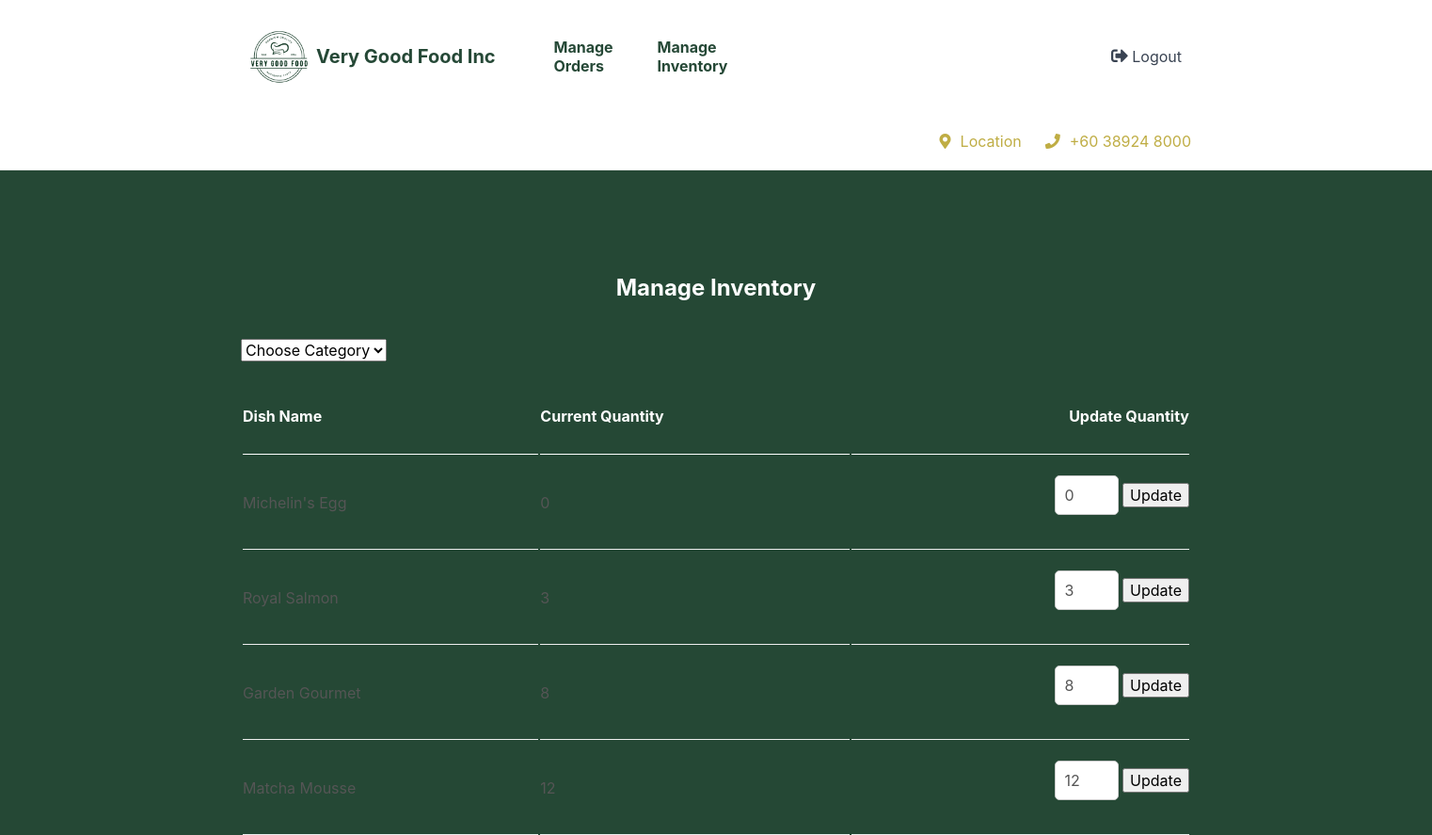
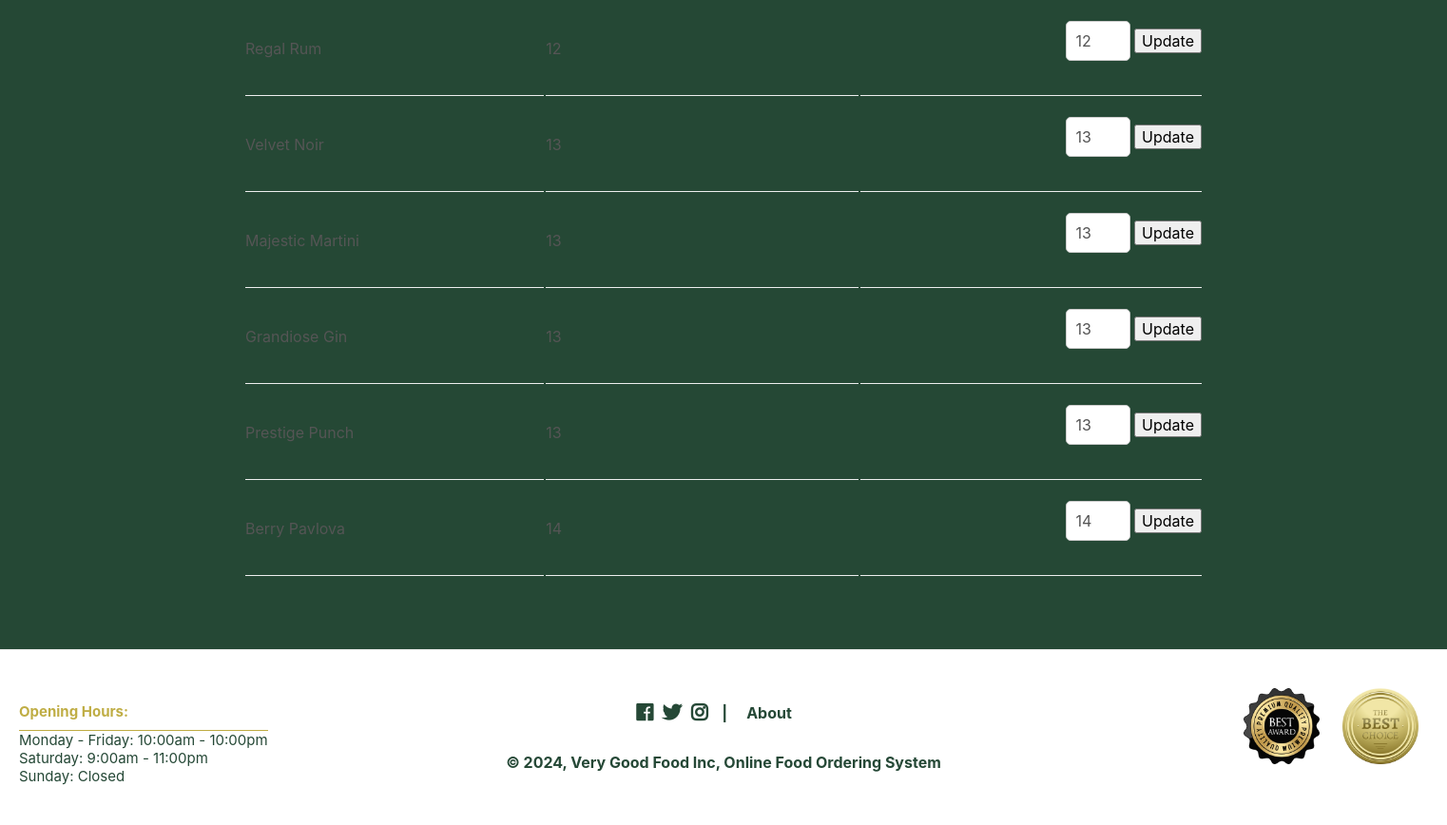
/index.php?page=managedishes (signed in), run on the app's committed database (2 pictures, top to bottom).
### tables this page shows
CREATE TABLE `dishes` (
  `id` int(11) NOT NULL,
  `name` varchar(200) NOT NULL,
  `description` text NOT NULL,
  `price` decimal(7,2) NOT NULL,
  `quantity` int(11) NOT NULL,
  `img` text NOT NULL,
  `category_id` int(11) NOT NULL
);

### managedishes.php (the view, shortened to what this page needs)
<?php
$num_dishes_on_page = 10;
$current_page = isset($_GET['p']) && is_numeric($_GET['p']) ? (int)$_GET['p'] : 1;
$selected_category = isset($_GET['category_id']) ? $_GET['category_id'] : false;
if ($selected_category) {
    $stmt = $pdo->prepare('SELECT id, name, quantity FROM dishes WHERE category_id = :category_id LIMIT :current_page, :record_per_page');
    $stmt->bindValue(':category_id', $_GET['category_id'], PDO::PARAM_STR);
    $stmt->bindValue(':current_page', ($current_page - 1) * $num_dishes_on_page, PDO::PARAM_INT);
    $stmt->bindValue(':record_per_page', $num_dishes_on_page, PDO::PARAM_INT);
    $stmt->execute();
    $dishes = $stmt->fetchAll(PDO::FETCH_ASSOC);
    if (!$dishes) {
        error_page('Dishes not found', 'No dishes loaded');
        error_log('Cannot get dishes from database.');
        exit();
    }
}
else {
    $stmt = $pdo->prepare('SELECT id, name, quantity FROM dishes ORDER BY quantity LIMIT :current_page, :record_per_page');
    $stmt->bindValue(':current_page', ($current_page - 1) * $num_dishes_on_page, PDO::PARAM_INT);
    $stmt->bindValue(':record_per_page', $num_dishes_on_page, PDO::PARAM_INT);
    $stmt->execute();
    $dishes = $stmt->fetchAll(PDO::FETCH_ASSOC);
}
?>
<?=template_header('Manage Inventory')?>
<div class="cart content-wrapper">
    <h1>Manage Inventory</h1>
    <form method="get" action="index.php?page=managedishes">
        <select name="category_id" onchange="this.form.submit()">
            <option value="">Choose Category</option>
        </select>
    </form>
    <table>
            <thead>
                <tr>
                    <td>Dish Name</td>
                    <td>Current Quantity</td>
                    <td>Update Quantity</td>
                </tr>
            </thead>
            <tbody>
                <?php foreach ($dishes as $dish): ?>
                <tr>
                    <td><?=$dish['name']?></td>
                    <td><?=$dish['quantity']?></td>
                    <td>
                        <form method="post" action="index.php?page=managedishes">
                            <input type="number" name="update_quantity" value="<?=$dish['quantity']?>" min="0" placeholder="New Qty" required>
                            <input type="submit" value="Update">
                        </form>
                    </td>
                </tr>
                <?php endforeach; ?>
            </tbody>
        </table>
    <div class="buttons">
    </div>
</div>
<?=template_footer()?>

### functions.php (shortened to what this page needs)
<?php
function template_header($title) {
$num_items_in_cart = isset($_SESSION['num_items_in_cart']) ? ($_SESSION['num_items_in_cart']) : 0;
$name = isset($_SESSION['username']) ? (htmlspecialchars($_SESSION['username'], ENT_QUOTES)) : "";
$greeting = isset($_SESSION['loggedin']) && ($_SESSION['role_id'] == 1) ? "<h2>Hi $name, what are you craving?</h2>" : "";
$home = isset($_SESSION['loggedin']) && ($_SESSION['role_id'] == 1) ? "<a href=\"index.php\">Menu</a>" : "";
$products = isset($_SESSION['loggedin']) && ($_SESSION['role_id'] == 1) ? "<a href=\"index.php?page=products\">Items</a>" : "";
$profile = isset($_SESSION['loggedin']) && ($_SESSION['role_id'] == 1) ? "<a href=\"index.php?page=profile\">Profile</a>" : "";
$orders = isset($_SESSION['loggedin']) && ($_SESSION['role_id'] == 1) ? "<a href=\"index.php?page=orders\">Orders</a>" : "";
$register = isset($_SESSION['loggedin']) ? "" : "<a href=\"register.php\">Register</a>";
$login = isset($_SESSION['loggedin']) ? "" : "<a href=\"login.php\">Login</a>";
$logout = isset($_SESSION['loggedin']) ? "<a href=\"logout.php\"><i class=\"fas fa-sign-out-alt\"></i> Logout</a>" : "";
$cart = isset($_SESSION['loggedin']) && ($_SESSION['role_id'] == 1) ? "<a href=\"index.php?page=cart\"><i class=\"fas fa-shopping-cart\"></i><span>$num_items_in_cart</span></a>" : "";
$manageorders = isset($_SESSION['loggedin']) && ($_SESSION['role_id'] == 2) ? "<a href=\"index.php?page=manageorders\">Manage Orders</a>" : "";
$managedishes = isset($_SESSION['loggedin']) && ($_SESSION['role_id'] == 2) ? "<a href=\"index.php?page=managedishes\">Manage Inventory</a>" : "";
echo <<<EOT
<!DOCTYPE html>
<html>
	<head>
		<meta charset="utf-8">
		<title>$title</title>
		<link href="style.css" rel="stylesheet" type="text/css">
		<link rel="stylesheet" href="https://use.fontawesome.com/releases/v5.7.1/css/all.css">
        <script src="main.js" defer></script>
    </head>
	<body>
        <header>
            <div class="content-wrapper">
                <img src="imgs/logo.png" alt="Logo" style="height: 80px;">
                <h1>Very Good Food Inc</h1>
                <nav>
                    $home
                    $products
                    $profile
                    $orders
                    $login
                    $register
                    $manageorders
                    $managedishes
                </nav>
                <div class="link-icons">$cart</div>
                <div class="link-icons">$logout</div>
            </div>
            <div class="content-wrapper">
                <div class="greeting">
                    $greeting
                </div>
                <a href="https://www.google.com/maps/place/2%C2%B056'37.7%22N+101%C2%B052'24.2%22E/@2.9438054,101.8708251,17z/data=!3m1!4b1!4m4!3m3!8m2!3d2.9438!4d101.8734?hl=en&entry=ttu" class="location-link" id="locationLink" target="_blank"><i class="fas fa-map-marker-alt"></i>Location</a>
                <a href="" class="phone-link"><i class="fas fa-phone"></i>+60 38924 8000</a>
            </div>
        </header>
        <main>
EOT;
}
function template_footer() {
$year = date('Y');
echo <<<EOT
        </main>
        <footer>
            <div class="content-wrapper">
                <nav>
                    <div class="social-icons">
                        <i class="fab fa-facebook"></i>
                        <i class="fab fa-twitter"></i>
                        <i class="fab fa-instagram"></i>
                    </div>
                    <p>|</p>
                    <a href="about.php">About</a>
                </nav>
                <p>&copy; $year, Very Good Food Inc, Online Food Ordering System</p>
            </div>
            <div class="opening-hours-container">
                <div class="opening-hours">
                    <h3>Opening Hours:</h3>
                    <p>Monday - Friday: 10:00am - 10:00pm</p>
                    <p>Saturday: 9:00am - 11:00pm</p>
                    <p>Sunday: Closed</p>
                </div>
                <div class="awards">
                    <div class="award-images">
                    <img src="imgs/bestaward.png" alt="Best Award" style="height: 80px";>
                    <img src="imgs/bestchoice.png" alt="Best Choice" style="height: 80px";>
                    </div>
                </div>
            </div>
        </footer>
    </body>
</html>
EOT;
}
template_footer();
?>

### index.php (shortened to what this page needs)
<?php
include 'functions.php';
if ($_SESSION['role_id'] == 1) {
    $page = isset($_GET['page']) && file_exists($_GET['page'] . '.php') ? $_GET['page'] : 'home';
    include $page . '.php';
}
elseif ($_SESSION['role_id'] == 2) {
    $page = isset($_GET['page']) && file_exists($_GET['page'] . '.php') ? $_GET['page'] : 'manageorders';
    include $page . '.php';
}
?>

### style.css (style rules this page uses)
* { box-sizing: border-box; font-family: -apple-system, BlinkMacSystemFont, "segoe ui", roboto, oxygen, ubuntu, cantarell, "fira sans", "droid sans", "helvetica neue", Arial, sans-serif; font-size: 16px; -webkit-font-smoothing: antialiased; -moz-osx-font-smoothing: grayscale; }
html { height: 100%; }
body { position: relative; min-height: 100%; color: #555555; background-color: #062e19df; margin: 0; padding-bottom: 150px; }
h1, h2, h3, h4, h5 { color: #394352; }
.content-wrapper { width: 1050px; margin: 0 auto; }
header { border-bottom: 1px solid #EEEEEE; background-color: white; }
header .content-wrapper { display: flex; }
header h1 { display: flex; flex-grow: 1; flex-basis: 0; font-size: 20px; margin: 0; padding: 24px 0; color: #062e19df; }
header nav { display: flex; flex-grow: 1; flex-basis: 0; justify-content: center; align-items: center; }
header nav a { text-decoration: none; color: #062e19df; font-weight: bold; padding: 10px 10px; margin: 0 10px; }
header .link-icons { display: flex; flex-grow: 1; flex-basis: 0; justify-content: flex-end; align-items: center; position: relative; }
header .link-icons a { text-decoration: none; color: #394352; padding: 0 10px; }
header .link-icons a i { font-size: 18px; }
.location-link { color: #b6a129df; text-decoration: none; margin-right: 25px; }
.location-link i { color:#b6a129df; margin-right: 10px; }
.phone-link { color: #b6a129df; text-decoration: none; }
.phone-link i { color:#b6a129df; margin-right: 10px; }
main .cart h1 { display: block; font-weight: normal; margin: 0; padding: 40px 0; font-size: 24px; font-weight: bold; text-align: center; width: 100%; color: white; }
main .cart table { width: 100%; }
main .cart table thead td { padding: 30px 0; border-bottom: 1px solid #ffffff; color: white; font-weight: bold; }
main .cart table thead td:last-child { text-align: right; }
main .cart table tbody td { padding: 20px 0; border-bottom: 1px solid #EEEEEE; }
main .cart table tbody td:last-child { text-align: right; }
main .cart table input[type="number"] { width: 68px; padding: 10px; border: 1px solid #ccc; color: #555555; border-radius: 5px; }
main .cart .buttons { text-align: right; padding-bottom: 40px; }
footer { position: absolute; bottom: 0; width: 100%; text-align: center; background-color: #fff; border-top: 1px solid #EEEEEE; color: #062e19df; font-weight: bold; padding: 20px 0; }
footer .content-wrapper { max-width: 1050px; margin: 0 auto; }
footer nav { display: flex; justify-content: center; align-items: center; }
footer nav a { text-decoration: none; color: #062e19df; font-weight: bold; padding: 10px 10px; margin: 0 10px; }
footer .social-icons { display: flex; align-items: center; margin-right: 15px; }
footer .social-icons i { font-size: 20px; margin-right: 10px; }
footer .social-icons i:last-child { margin-right: 0; }
.opening-hours-container { position: absolute; left: 20px; top: 40px; display: flex; align-items: flex-start; }
.opening-hours { color: #b6a129df; font-weight: bold; padding: 5px 0; }
.opening-hours h3 { color: #b6a129df; font-weight: bold; margin: 0; padding: 10px 0; font-size: 15px; text-align: left; width: auto; border-bottom: 1px solid #b6a129df; }
.opening-hours p { font-weight: normal; color: #062e19df; margin: 0 auto; font-size: 15px; text-align: left; width: auto; }
.awards { position: absolute; top: 0; left: 1230px; display: flex; flex-direction: column; align-items: flex-end; width: 100%; }
.award-images img { margin-right: 20px; }
.content-wrapper { margin: 0 auto; padding: 20px; justify-content: center; align-items: center; }
.cart { margin: 50px auto; }

### data on the page
dishes: name "Michelin's Egg", quantity "0", update_quantity "0"
dishes: name "Royal Salmon", quantity "3", update_quantity "3"
dishes: name "Garden Gourmet", quantity "8", update_quantity "8"
dishes: name "Matcha Mousse", quantity "12", update_quantity "12"
dishes: name "Regal Rum", quantity "12", update_quantity "12"
dishes: name "Velvet Noir", quantity "13", update_quantity "13"
dishes: name "Majestic Martini", quantity "13", update_quantity "13"
dishes: name "Grandiose Gin", quantity "13", update_quantity "13"
dishes: name "Prestige Punch", quantity "13", update_quantity "13"
dishes: name "Berry Pavlova", quantity "14", update_quantity "14"
